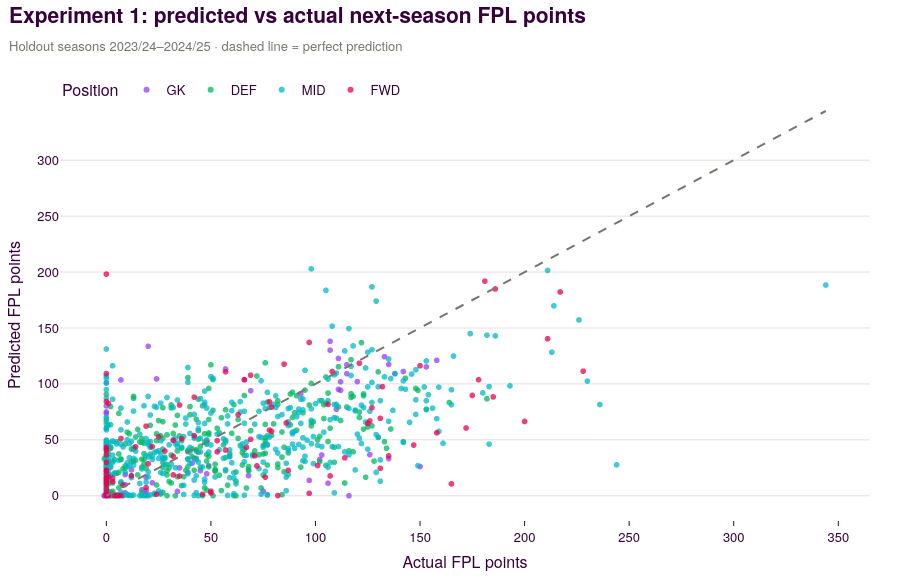

Write notebook code for a chart like this one.
### Markdown cell above
### 4.3 · Train and evaluate the points model

**Metrics.** MAE is the average error in FPL points. RMSE punishes large misses more heavily. R² is the share of the variance explained (1 = perfect, 0 = no better than predicting the average).

### Code cell
points_holdout_model = None
if not player_lagged.empty:
    player_train = player_lagged[player_lagged["target_season_year"] < HOLDOUT_FROM]
    player_test = player_lagged[player_lagged["target_season_year"] >= HOLDOUT_FROM]

    points_holdout_model = make_points_pipeline()
    points_holdout_model.fit(player_train[points_feature_cols], player_train["total_points"])
    test_points_pred = np.clip(points_holdout_model.predict(player_test[points_feature_cols]), 0, None)  # no negative totals

    points_metrics = pd.DataFrame([
        regression_metrics("Gradient boosting (median loss)", player_test["total_points"], test_points_pred),
        regression_metrics("Baseline: same as last season", player_test["total_points"], player_test["prev_total_points"]),
    ])
    print(f"Train: {len(player_train):,} rows · Test: {len(player_test):,} rows "
          f"({', '.join(sorted(player_test['season'].unique()))})")
    display(pl_table(points_metrics, precision=3))
    add_experiment_result("1", "Q3 Best XI", "Next-season FPL points", "Gradient boosting (median loss)", "MAE (points)",
                          points_metrics.loc[0, "MAE"], "Same as last season", points_metrics.loc[1, "MAE"], False)

    # Predicted vs actual for the holdout seasons
    fig_points = px.scatter(
        player_test.assign(predicted=test_points_pred), x="total_points", y="predicted", color="position",
        color_discrete_map=POS_COLORS, category_orders={"position": POS_ORDER}, hover_name="player",
        hover_data={"season": True, "team": True, "prev_total_points": True}, opacity=0.75,
        labels={"total_points": "Actual FPL points", "predicted": "Predicted FPL points", "position": "Position"},
    )
    top = float(max(player_test["total_points"].max(), test_points_pred.max()))
    fig_points.add_shape(type="line", x0=0, y0=0, x1=top, y1=top, line=dict(dash="dash", color=PL["grey"]))
    fig_points.update_layout(title=pl_title("Experiment 1: predicted vs actual next-season FPL points",
                                            "Holdout seasons 2023/24–2024/25 · dashed line = perfect prediction"),
                             height=580)
    fig_points.show()

### Figure 1 — Plotly figure (JSON) as saved in the notebook; plotly's stock layout.template omitted (floating-point values rounded to 4 significant figures; data arrays with more than 128 entries replaced by an {"elided": "..."} marker saying what was removed)
{"data": [{"customdata": {"elided": "109x3 mixed values"}, "hovertemplate": "<b>%{hovertext}</b><br><br>Position=GK<br>Actual FPL points=%{x}<br>Predicted FPL points=%{y}<br>season=%{customdata[0]}<br>team=%{customdata[1]}<br>prev_total_points=%{customdata[2]}<extra></extra>", "hovertext": ["Sam Johnstone", "Sam Johnstone", "Loris Karius", "Kepa Arrizabalaga", "Kepa Arrizabalaga", "Jordan Pickford", "Jordan Pickford", "Odysseas Vlachodimos", "Robin Olsen", "Robin Olsen", "Alisson Ramses Becker", "Alisson Ramses Becker", "Mark Flekken", "Andy Lonergan", "Ederson Santana de Moraes", "Ederson Santana de Moraes", "Marcus Bettinelli", "Marcus Bettinelli", "Tom King", "Thomas Strakosha", "José Malheiro de Sá", "José Malheiro de Sá", "David Raya Martin", "David Raya Martin", "Marek Rodák", "Zack Steffen", "Remi Matthews", "Remi Matthews", "Dean Henderson", "Dean Henderson", "Alfie Whiteman", "Scott Carson", "Scott Carson", "Guglielmo Vicario", "Wayne Hennessey", "Wayne Hennessey", "Caoimhin Kelleher", "Caoimhin Kelleher", "André Onana", "Tom McGill", "Tom Heaton", "Tom Heaton", "Brandon Austin", "Brandon Austin", "Robert Sánchez", "Robert Sánchez", "Matija Šarkić", "João Neves Virgínia", "Matt Turner", "Matt Turner", "Aaron Ramsdale", "Aaron Ramsdale", "Mark Travers", "Mark Travers", "Arijanet Muric", "Ellery Balcombe", "Kjell Scherpen", "Viljami Sinisalo", "Viljami Sinisalo", "Darren Randolph", "Lukasz Fabianski", "Łukasz Fabiański", "Hugo Lloris", "Fraser Forster", "Fraser Forster", "Vicente Guaita", "Steven Benda", "Joseph Anang", "George Shelvey", "Altay Bayindir", "Đorđe Petrović", "Dermot Mee", "Filip Marschall", "Filip Marschall", "Joe Gauci", "Karl Hein", "Karl Hein", "James Wright", "Lucas Bergström", "Joe Whitworth", "Bart Verbruggen", "Jason Steele", "Jason Steele", "Matthew Cox", "Hákon Valdimarsson", "Oliwier Zych", "Oliwier Zych", "Callan McKenna", "Karl Darlow", "Adrián San Miguel del Castillo", "Martin Dubravka", "Martin Dúbravka", "Norberto Murara Neto", "Norberto Murara Neto", "Daniel Bentley", "Daniel Bentley", "Bernd Leno", "Bernd Leno", "Mark Gillespie", "Wes Foderingham", "Alphonse Areola", "Alphonse Areola", "Matz Sels", "Stefan Ortega Moreno", "Stefan Ortega Moreno", "Nick Pope", "Nick Pope", "Emiliano Martínez Romero", "Emiliano Martínez Romero"], "legendgroup": "GK", "marker": {"color": "#963CFF", "opacity": 0.75, "symbol": "circle"}, "mode": "markers", "name": "GK", "showlegend": true, "type": "scattergl", "x": [68.0, 12.0, 1.0, 0.0, 106.0, 153.0, 158.0, 0.0, 17.0, 9.0, 107.0, 112.0, 138.0, 0.0, 112.0, 111.0, -1.0, 0.0, 1.0, 4.0, 107.0, 93.0, 135.0, 142.0, -1.0, 0.0, 1.0, 0.0, 48.0, 135.0, 0.0, 0.0, 0.0, 66.0, 0.0, 0.0, 34.0, 45.0, 120.0, 0.0, 0.0, 0.0, 0.0, 1.0, 59.0, 126.0, 0.0, 0.0, 41.0, 0.0, 20.0, 97.0, 19.0, 19.0, 49.0, 0.0, 0.0, 0.0, 0.0, 0.0, 24.0, 39.0, 0.0, 0.0, 19.0, 0.0, 0.0, 0.0, 0.0, 8.0, 0.0, 0.0, 0.0, 0.0, 0.0, 0.0, 0.0, 0.0, 0.0, 0.0, 103.0, 42.0, 9.0, 0.0, 2.0, 0.0, 0.0, 0.0, 0.0, 0.0, 75.0, 44.0, 110.0, 7.0, 18.0, 9.0, 133.0, 115.0, 0.0, 0.0, 116.0, 69.0, 150.0, 22.0, 35.0, 57.0, 102.0, 115.0, 111.0], "xaxis": "x", "y": [17.99, 23.05, 0.0, 101.0, 11.21, 115.2, 121.1, 12.91, 5.278, 9.939, 138.1, 94.2, 109.0, 15.54, 101.9, 95.1, 0.0, 0.0, 0.258, 0.0, 130.2, 91.19, 117.4, 111.1, 0.0, 0.0, 0.0, 3.174, 19.58, 33.13, 0.0, 0.0, 0.0, 103.9, 0.4537, 0.08042, 3.87, 22.42, 102.0, 0.0, 0.0, 0.0, 0.0, 0.0, 35.48, 36.7, 0.2918, 0.0, 29.17, 12.05, 133.6, 13.68, 16.4, 4.611, 26.78, 0.0, 0.0, 0.0, 0.0, 0.0, 104.4, 20.88, 80.26, 13.99, 1.606, 73.57, 0.0, 0.02995, 0.02978, 0.007821, 45.62, 0.0005807, 0.0, 0.0, 0.003441, 0.0, 0.0, 0.0005807, 0.003441, 0.0, 36.42, 33.56, 18.88, 0.0, 0.02978, 0.0005807, 0.0, 0.0, 0.7226, 0.8671, 4.067, 38.82, 77.39, 103.5, 0.0, 2.543, 124.3, 109.1, 0.0, 74.92, 0.0, 93.95, 26.09, 11.54, 24.92, 113.3, 32.26, 117.1, 122.7], "yaxis": "y"}, {"customdata": {"elided": "346x3 mixed values"}, "hovertemplate": "<b>%{hovertext}</b><br><br>Position=DEF<br>Actual FPL points=%{x}<br>Predicted FPL points=%{y}<br>season=%{customdata[0]}<br>team=%{customdata[1]}<br>prev_total_points=%{customdata[2]}<extra></extra>", "hovertext": {"elided": "346 str values"}, "legendgroup": "DEF", "marker": {"color": "#00B860", "opacity": 0.75, "symbol": "circle"}, "mode": "markers", "name": "DEF", "showlegend": true, "type": "scattergl", "x": {"elided": "346 float values"}, "xaxis": "x", "y": {"elided": "346 float values"}, "yaxis": "y"}, {"customdata": {"elided": "471x3 mixed values"}, "hovertemplate": "<b>%{hovertext}</b><br><br>Position=MID<br>Actual FPL points=%{x}<br>Predicted FPL points=%{y}<br>season=%{customdata[0]}<br>team=%{customdata[1]}<br>prev_total_points=%{customdata[2]}<extra></extra>", "hovertext": {"elided": "471 str values"}, "legendgroup": "MID", "marker": {"color": "#00B8C8", "opacity": 0.75, "symbol": "circle"}, "mode": "markers", "name": "MID", "showlegend": true, "type": "scattergl", "x": {"elided": "471 float values"}, "xaxis": "x", "y": {"elided": "471 float values"}, "yaxis": "y"}, {"customdata": {"elided": "113x3 mixed values"}, "hovertemplate": "<b>%{hovertext}</b><br><br>Position=FWD<br>Actual FPL points=%{x}<br>Predicted FPL points=%{y}<br>season=%{customdata[0]}<br>team=%{customdata[1]}<br>prev_total_points=%{customdata[2]}<extra></extra>", "hovertext": ["Raúl Jiménez", "Raúl Jiménez", "Neal Maupay", "Neal Maupay", "Wout Weghorst", "Kieffer Moore", "Aleksandar Mitrović", "Ivan Toney", "Ivan Toney", "Anthony Martial", "Dominic Solanke", "Dominic Solanke-Mitchell", "Timo Werner", "Enes Ünal", "Dominic Calvert-Lewin", "Dominic Calvert-Lewin", "Ollie Watkins", "Ollie Watkins", "Gianluca Scamacca", "Odsonne Edouard", "Odsonne Edouard", "Hwang Ui-jo", "Eddie Nketiah", "Eddie Nketiah", "Gabriel Fernando de Jesus", "Gabriel Fernando de Jesus", "Taiwo Awoniyi", "Taiwo Awoniyi", "Richarlison de Andrade", "Yoane Wissa", "Yoane Wissa", "Sam Surridge", "Ellis Simms", "Alexander Isak", "Alexander Isak", "Kai Havertz", "Keinan Davis", "Erling Haaland", "Erling Haaland", "Emmanuel Dennis", "Emmanuel Dennis", "Jean-Philippe Mateta", "Jean-Philippe Mateta", "Cody Gakpo", "Cody Gakpo", "Rodrigo Muniz Carvalho", "Rodrigo Muniz Carvalho", "Carlos Vinícius Alves Morais", "Carlos Vinícius Alves Morais", "Sasa Kalajdzic", "Saša Kalajdžić", "Matheus Santos Carneiro Da Cunha", "Matheus Santos Carneiro Da Cunha", "Cameron Archer", "Cameron Archer", "Halil Dervişoğlu", "Antoine Semenyo", "Armando Broja", "Armando Broja", "Iliman Ndiaye", "Darwin Núñez Ribeiro", "Darwin Núñez Ribeiro", "Fábio Silva", "Fábio Silva", "Deniz Undav", "Deniz Undav", "Luke Plange", "Julián Álvarez", "Julián Álvarez", "John-Kymani Gordon", "Thomas Cannon", "Tom Cannon", "Shola Shoretire", "João Pedro Junqueira de Jesus", "Jhon Durán", "Jhon Durán", "Norberto Bercique Gomes Betuncal", "Evan Ferguson", "Evan Ferguson", "Divin Mubama", "Divin Mubama", "Dane Scarlett", "Dane Scarlett", "Jay Stansfield", "Jay Stansfield", "Youssef Ramalho Chermiti", "Rasmus Højlund", "Jayden Danns", "Danny Welbeck", "Danny Welbeck", "Nicolas Jackson", "David Datro Fofana", "David Datro Fofana", "Daniel Jebbison", "Nathan Fraser", "Nathan Fraser", "Alejo Véliz", "William Osula", "Pierre-Emerick Aubameyang", "Mark O’Mahony", "Ethan Wheatley", "Michail Antonio", "Michail Antonio", "Leon Chiwome", "Chris Wood", "Chris Wood", "Deivid Washington de Souza Eugênio", "Romelu Lukaku Bolingoli", "Callum Wilson", "Callum Wilson", "Harry Kane", "Danny Ings", "Danny Ings"], "legendgroup": "FWD", "marker": {"color": "#E90052", "opacity": 0.75, "symbol": "circle"}, "mode": "markers", "name": "FWD", "showlegend": true, "type": "scattergl", "x": [72.0, 147.0, 76.0, 0.0, 0.0, 14.0, 1.0, 57.0, 0.0, 25.0, 175.0, 108.0, 46.0, 32.0, 101.0, 63.0, 228.0, 186.0, 0.0, 79.0, 7.0, 0.0, 71.0, 53.0, 85.0, 42.0, 67.0, 32.0, 35.0, 131.0, 185.0, 0.0, 0.0, 172.0, 211.0, 97.0, 0.0, 217.0, 181.0, 0.0, 0.0, 165.0, 150.0, 106.0, 127.0, 97.0, 86.0, 22.0, 3.0, 24.0, 0.0, 135.0, 178.0, 82.0, 57.0, 0.0, 107.0, 35.0, 12.0, 114.0, 132.0, 66.0, 8.0, 0.0, 0.0, 0.0, 0.0, 158.0, 0.0, 0.0, 1.0, 0.0, 0.0, 126.0, 50.0, 53.0, 87.0, 69.0, 28.0, 5.0, 1.0, 4.0, 6.0, 0.0, 1.0, 3.0, 78.0, 1.0, 79.0, 125.0, 121.0, 50.0, 0.0, 20.0, 7.0, 0.0, 0.0, 19.0, 0.0, 0.0, 0.0, 78.0, 42.0, 0.0, 131.0, 200.0, 0.0, 0.0, 69.0, 19.0, 0.0, 36.0, 32.0], "xaxis": "x", "y": [26.67, 45.33, 16.61, 41.87, 29.86, 43.75, 82.5, 110.8, 84.19, 52.74, 89.68, 111.1, 1.336, 35.31, 27.02, 72.49, 111.4, 184.9, 40.63, 57.6, 51.17, 16.04, 35.75, 49.28, 117.7, 88.18, 43.25, 49.57, 81.1, 69.21, 88.38, 10.55, 10.94, 60.57, 140.4, 137.0, 0.2445, 182.2, 191.9, 22.19, 19.57, 10.63, 116.2, 81.63, 78.71, 2.14, 65.08, 43.88, 12.54, 1.318, 15.42, 35.6, 103.8, 0.2021, 40.88, 3.152, 17.71, 17.59, 17.76, 33.88, 97.52, 103.6, 9.525, 12.84, 36.59, 13.64, 0.6491, 56.28, 109.2, 0.134, 16.93, 43.27, 0.9204, 66.86, 2.639, 39.24, 22.74, 50.39, 39.94, 0.0, 0.7982, 0.1459, 0.0, 1.63, 0.1338, 15.7, 83.98, 0.6619, 79.26, 64.64, 118.5, 4.129, 22.84, 28.65, 0.1831, 10.25, 6.157, 7.292, 22.53, 0.3915, 0.5017, 58.74, 53.76, 1.071, 24.49, 66.4, 0.1304, 12.69, 107.8, 62.25, 198.2, 50.92, 18.63], "yaxis": "y"}], "layout": {"height": 580, "legend": {"title": {"text": "Position"}, "tracegroupgap": 0}, "shapes": [{"line": {"color": "#76766F", "dash": "dash"}, "type": "line", "x0": 0, "x1": 344.0, "y0": 0, "y1": 344.0}], "title": {"text": "<b>Experiment 1: predicted vs actual next-season FPL points</b><br><span style='font-size:13px;color:#76766F'>Holdout seasons 2023/24–2024/25 · dashed line = perfect prediction</span>"}, "xaxis": {"anchor": "y", "domain": [0.0, 1.0], "title": {"text": "Actual FPL points"}}, "yaxis": {"anchor": "x", "domain": [0.0, 1.0], "title": {"text": "Predicted FPL points"}}}}
